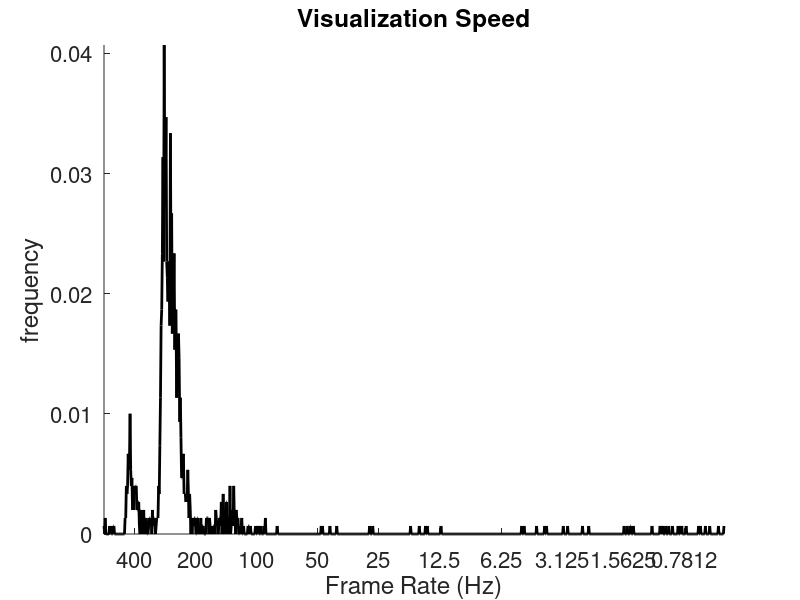

The MATLAB script that drew this image:
x=[1.248626947
1.88390398
0.004713058472
0.004205942154
0.004305124283
0.005076169968
0.004285097122
0.004211902618
0.004048109055
0.004346132278
0.004381895065
0.004556894302
0.02475309372
0.2387189865
0.004305124283
0.003892183304
0.00380396843
0.003815174103
0.003973960876
0.004083871841
0.004122972488
0.004045009613
0.003983974457
0.004125118256
0.004111051559
0.004066944122
0.003935098648
0.004242181778
0.003622055054
0.003935098648
0.003834962845
0.003679990768
0.00682592392
0.003937959671
0.004082918167
0.003597021103
0.004067897797
0.003787994385
0.002611875534
0.003580093384
0.003811836243
0.003764867783
0.003759145737
0.003847122192
0.003797054291
0.00358915329
0.003865003586
0.003737926483
0.003854036331
0.003700017929
0.003815174103
0.003674030304
0.003945112228
0.003777980804
0.00296497345
0.003834009171
0.003743886948
0.003766059875
0.003616094589
0.006114959717
0.003854990005
0.003920078278
0.002858877182
0.003878831863
0.004060983658
0.003832101822
0.003977060318
0.003822088242
0.003900766373
0.003606081009
0.003859996796
0.003745794296
0.003796100616
0.004343986511
0.004461050034
0.004329919815
0.004653215408
0.003632068634
0.003749847412
0.003630876541
0.003488063812
0.003408908844
0.003309965134
0.003482818604
0.003244161606
0.005692958832
0.0035572052
0.003702878952
0.003301858902
0.003388166428
0.002776861191
0.003712892532
0.003793954849
0.003812074661
0.003509044647
0.003704071045
1.508427143
0.007586956024
0.003612995148
0.003444910049
0.003416061401
0.002287864685
0.003388166428
0.003359794617
0.003482103348
0.003453969955
0.002351999283
0.003531932831
0.003361940384
0.003388166428
0.003439903259
0.003587961197
0.002428770065
0.003252983093
0.003505945206
0.003761053085
0.003367900848
0.003484010696
0.002521038055
0.003442049026
0.003420829773
0.003375053406
0.003362894058
0.002336978912
0.006357908249
0.003375053406
0.003329992294
0.005387067795
0.003564119339
0.003711938858
0.003457069397
0.002393960953
0.003357172012
0.003612041473
0.003438949585
0.003397941589
0.003325939178
0.002381801605
0.003315925598
0.003499031067
0.003431081772
0.003349065781
0.002316951752
0.003494977951
0.003557920456
0.003475904465
0.003704786301
0.003479003906
0.002496004105
0.003461122513
0.003508090973
0.0037150383
0.003679990768
0.006520986557
0.003479957581
0.003486156464
0.007135152817
0.003446102142
0.003440141678
0.003778934479
0.003500938416
0.002321958542
0.003412008286
0.003427028656
0.003527164459
0.003445863724
0.0034968853
0.002421140671
0.003776073456
0.003758192062
0.003556966782
0.003415822983
0.003283977509
0.003397941589
0.002281904221
0.003387212753
0.003577947617
0.003392219543
0.003448963165
0.002274990082
0.003436088562
0.003278017044
0.005749940872
0.003469944
0.003376960754
0.007515907288
0.003284931183
0.003389120102
0.002366065979
0.003493070602
0.003330945969
0.003441095352
0.003345966339
0.003455877304
0.002350091934
0.003670930862
0.003394126892
0.004254102707
0.003566026688
0.003576040268
0.003314971924
0.002351045609
0.003540992737
0.003377914429
0.003499984741
0.003682851791
0.003422021866
0.002325057983
0.003552913666
0.003375053406
0.003443002701
0.004201889038
0.003411769867
0.003288984299
0.002310991287
0.006673812866
0.003489971161
0.003551959991
0.00234079361
0.003495931625
0.003535985947
0.003331899643
0.003453016281
0.003495931625
0.002333164215
0.003554105759
0.003437042236
0.00349187851
0.003415107727
0.003498077393
0.003695011139
0.002375841141
0.003530979156
0.003468990326
0.003490924835
0.003509998322
0.003779888153
0.002351045609
0.003590106964
0.003525018692
0.006302833557
0.003557920456
0.003658771515
0.003526926041
0.005872964859
0.007928133011
0.003453016281
0.002404928207
0.003387928009
0.003481864929
0.003566980362
0.003453016281
0.003448963165
0.002378225327
0.003408908844
0.003471851349
1.708003044
1.30546093
0.4021880627
0.004262924194
0.00394320488
0.003832101822
0.003920078278
0.003679990768
0.003681898117
0.003659009933
0.005725860596
0.003862142563
0.003755807877
0.002692937851
0.003688097
0.003674030304
0.007951021194
0.004343986511
0.003988027573
0.003795862198
0.003670930862
0.004409074783
0.003571987152
0.003607988358
0.004077911377
0.003662109375
0.002529859543
0.003581047058
0.003572225571
0.003662109375
0.003733158112
0.00373506546
0.003438949585
0.003576993942
0.00247502327
0.003890037537
0.006834983826
0.004001140594
0.003751993179
0.003641843796
0.003532171249
0.003715991974
0.006549119949
0.003823041916
0.002579927444
0.003697156906
0.003582954407
0.003672838211
0.004215955734
0.003927946091
0.004211902618
0.003556013107
0.003462076187
0.002434968948
0.004483938217
0.004928827286
0.002493858337
0.003567934036
0.003323793411
0.00337100029
0.003391027451
0.003525972366
0.002463102341
0.005831003189
0.003222942352
0.002334833145
0.003413915634
0.003302812576
0.003400802612
0.002382040024
0.007996082306
0.00341796875
0.003576040268
0.003401994705
0.003554105759
0.003573179245
0.002282142639
0.003351926804
0.003341913223
0.003450155258
0.003273010254
0.002353906631
0.003338813782
0.003633975983
0.00378203392
0.003494977951
0.003539085388
0.003405094147
0.003988981247
0.002434968948
0.003479003906
0.003576993942
0.007289171219
0.003422021866
0.003632068634
0.002453804016
0.003586053848
0.003405094147
0.006612062454
0.004920005798
0.003367900848
0.003398895264
0.002382040024
0.003395080566
0.003493070602
0.003664016724
0.003436088562
0.003640174866
0.003479003906
0.002487897873
0.003584861755
0.003544092178
0.003664016724
0.003432035446
0.003386974335
0.002326011658
0.002597093582
0.003576993942
0.003614902496
0.002269029617
0.003379106522
0.005466938019
0.003357172012
0.003478050232
0.0034968853
0.002689123154
0.003476858139
0.002423048019
0.001789808273
0.8869829178
0.004546880722
0.004714012146
0.004307985306
0.0041680336
0.006764173508
0.004048109055
0.00416302681
0.004075050354
0.004192113876
0.006149053574
0.004369020462
0.004344940186
0.05749797821
0.2081809044
0.004653930664
0.002928972244
0.004889011383
0.004426956177
0.004618167877
0.004226207733
0.002988100052
0.007797956467
0.004055023193
0.002778053284
0.003815889359
0.004106044769
0.003890037537
0.002971172333
0.003630876541
0.003778934479
0.003877878189
0.002564907074
0.003778219223
0.00374007225
0.00381398201
0.003210067749
0.003509998322
0.003760099411
0.003651857376
0.00444483757
0.003731012344
0.003833055496
0.004877090454
0.003950119019
0.003880977631
0.00369310379
0.003700971603
0.007377147675
0.08068203926
0.004144906998
0.003769874573
0.003582954407
0.003576040268
0.008026838303
0.003695011139
0.002444982529
0.002468824387
0.003815889359
0.003448963165
0.00353884697
0.002333879471
0.00377202034
0.003499031067
0.003752946854
0.003493070602
0.003782987595
0.003527879715
0.003511190414
0.002597093582
0.003749132156
0.003720998764
0.00361084938
0.003763914108
0.003539085388
0.003773927689
0.007239103317
0.003634214401
0.002394914627
0.003684043884
0.003572940826
0.003445863724
0.007730007172
0.00367307663
0.003623962402
0.003756046295
0.003535985947
0.002511978149
0.001906871796
0.9715840817
0.4312419891
0.00466299057
0.003933906555
0.002629041672
0.00385594368
0.007524967194
0.003783941269
0.003847837448
0.00380897522
0.003697872162
0.004034042358
0.003771066666
0.003882169724
0.007557868958
0.004256010056
0.003715991974
0.003853082657
0.00372505188
0.003961086273
0.003767967224
0.004039049149
0.004597187042
0.003893852234
0.003813028336
0.006283044815
0.003966093063
0.003800868988
0.002748012543
0.003895044327
0.006824016571
0.004256010056
0.003972053528
0.004441022873
0.003922939301
0.003777980804
0.003957033157
0.004187107086
0.003612995148
0.004112958908
0.003574848175
0.003624916077
0.003602027893
0.003513813019
0.002367019653
0.003431081772
0.003229856491
0.003490924835
0.003435850143
0.002307891846
0.003534078598
0.003447055817
0.005695819855
0.001760005951
1.077350855
1.0391469
0.00391292572
0.003755092621
0.003732919693
0.003638982773
0.003541946411
0.00358581543
0.002509832382
0.002526044846
0.003652095795
0.003671884537
0.003504991531
0.0024330616
0.003636837006
0.003846883774
0.006190776825
0.00390791893
0.002496957779
0.003455162048
0.003901004791
0.002671957016
0.005629062653
0.003587007523
0.00380897522
0.003647089005
0.003741025925
0.003494024277
0.003566026688
0.003463029861
0.002393960953
0.003528118134
0.003564119339
0.003391027451
0.003602027893
0.003532171249
0.003530979156
0.002388954163
0.003674983978
0.003553152084
0.003407001495
0.003484010696
0.00345492363
0.002412796021
0.00344991684
0.006596088409
0.003551006317
0.002409934998
0.003638029099
0.003602027893
0.007039070129
0.003421068192
0.003941059113
0.003764152527
0.002327919006
0.003481864929
0.003569126129
0.003565073013
0.003555059433
0.00354886055
0.003582000732
0.002358913422
0.003494024277
0.003527879715
0.003472805023
0.00349187851
0.003451824188
0.002406835556
0.003350019455
0.002397060394
0.003862142563
0.002331018448
0.003571033478
0.00714802742
0.003908157349
0.003536939621
0.003571987152
0.003379106522
0.002367019653
0.006398200989
0.003531932831
0.003915071487
0.003508090973
0.002319097519
0.003795146942
0.00390791893
0.003561019897
0.003813028336
0.003653049469
0.003655195236
0.003760099411
0.003814935684
0.003686189651
0.0025370121
0.003811120987
0.003741979599
0.003601074219
0.00334405899
0.00398182869
0.003559827805
0.003915786743
0.00687789917
0.003769874573
0.003358840942
0.003588914871
0.002377033234
0.006258010864
0.00345492363
0.003811836243
0.003317832947
0.003582000732
0.003428936005
0.003623008728
0.00351190567
0.003525018692
0.002379179001
0.003505945206
0.002956867218
0.003355979919
0.002520084381
0.003486156464
0.003509998322
0.003488063812
0.003396987915
0.003458976746
0.002327919006
0.003252983093
0.004285812378
0.003456115723
0.007084131241
0.003680944443
0.00367808342
0.00233912468
0.003507137299
0.007124185562
0.003448963165
0.003487110138
0.003906011581
0.002351999283
0.003522157669
0.003821134567
0.003008127213
0.003582000732
0.003437995911
0.002277135849
0.00337100029
0.003335952759
0.003443002701
0.003399848938
0.001796007156
1.120646954
0.004776954651
0.004783153534
0.004578113556
0.004064083099
0.0040371418
0.004087924957
0.003909111023
0.004276037216
0.00390291214
0.004063129425
0.004111051559
0.005753040314
0.004073858261
0.2621278763
0.004106998444
0.003504991531
0.003428936005
0.004138946533
0.00376200676
0.00376200676
0.003515005112
0.003497123718
0.002470970154
0.003561973572
0.007797956467
0.00386595726
0.003755092621
0.003836154938
0.007692813873
0.004155158997
0.004146099091
0.004441022873
0.004223108292
0.003690004349
0.003623962402
0.003746032715
0.004213094711
0.00391292572
0.003728151321
0.003746032715
0.003539800644
0.9868791103
0.3417561054
0.004058122635
0.004062175751
0.003968000412
0.003867864609
0.003994941711
0.003993034363
0.004286050797
0.004104137421
0.003970146179
0.002675056458
0.004144191742
0.004325866699
0.005290031433
0.002768993378
0.004199028015
0.008246183395
0.00285410881
0.003986120224
0.003912210464
0.004220962524
0.004039049149
0.003744125366
0.003794908524
0.00394487381
0.003843784332
0.003858804703
0.003984928131
0.003919124603
0.004010915756
0.004133939743
0.003765106201
0.003690004349
0.004978895187
0.004160881042
0.003848075867
0.003923892975
0.00737786293
0.004070043564
0.00400686264
0.008422851563
0.004142999649
0.002805948257
0.004130125046
0.004077911377
0.004127979279
0.004041910172
0.004100084305
0.00413608551
0.003330945969
0.004061937332
0.003923892975
0.004669189453
0.003022909164
0.004187107086
0.00413107872
0.004170894623
0.003951072693
0.003887176514
0.003545999527
0.003942966461
0.007098913193
0.003558158875
0.00390791893
0.007709980011
0.003494024277
0.002574205399
0.003803014755
0.003932952881
0.003640890121
0.003143072128
0.003884077072
0.06950211525
0.00510597229
0.005915880203
0.003597974777
0.003538131714
0.00367307663
0.003977060318
0.004214048386
0.003731966019
0.001965999603
1.536869049
0.7173671722
0.003888130188
0.003662109375
0.003952026367
0.003592967987
0.002281904221
0.003569126129
0.003503084183
0.003455162048
0.00337100029
0.003948926926
0.002288103104
0.003438949585
0.003431081772
0.003113031387
0.003806829453
0.003470182419
0.002289056778
0.003458976746
0.003745079041
0.003624916077
0.003523111343
0.003697872162
0.007018089294
0.003989934921
0.002562999725
0.003589868546
0.00394821167
0.006004095078
0.002389192581
0.003466844559
0.003350019455
0.003422021866
0.003413200378
0.002321958542
0.00362610817
0.003598928452
0.003601074219
0.003754138947
0.003722906113
0.003739833832
0.003415822983
0.002532958984
0.003961086273
0.002730131149
0.003741979599
0.003489971161
0.005169868469
0.003512859344
0.003697872162
0.003442049026
0.006700992584
0.00341296196
0.003325939178
0.002367019653
0.003487110138
0.005655050278
0.003854990005
0.003476858139
0.003458976746
0.003525972366
0.003486871719
0.002370119095
0.003578901291
0.003391981125
0.00353884697
0.00380897522
0.003429889679
0.002624034882
0.003411054611
0.003407001495
0.003504037857
0.003761053085
0.003440856934
0.003643989563
0.002246141434
0.003556013107
0.003756999969
0.003345966339
0.003560066223
0.005422115326
0.003525018692
0.003419876099
0.00354886055
0.003598213196
0.006824970245
0.003473043442
0.003513097763
0.003510951996
0.003500938416
0.003679990768
0.003519058228
0.003503084183
0.002356052399
0.003566980362
0.003597974777
0.003405094147
0.00345993042
0.003443956375
0.00352191925
0.002304077148
0.003905057907
0.003416061401
0.003473043442
0.003530979156
0.003493070602
0.002239942551
0.003658056259
0.007081985474
0.003434181213
0.003480911255
0.002265930176
0.003540992737
0.002314805985
0.005746841431
0.003695011139
0.003423929214
0.003485918045
0.00337600708
0.003382921219
0.002313137054
0.003494977951
0.003654003143
0.003384113312
0.003662109375
0.003581047058
0.002542972565
0.003432035446
0.003499984741
0.00347495079
0.003808021545
0.003390073776
0.004077911377
0.003549098969
0.002254962921
0.002864837646
0.003479003906
0.003383874893
0.003659963608
0.002356052399
0.003361940384
0.003507137299
0.00353717804
0.006990194321
0.003386974335
0.004819869995
0.002525091171
0.003577947617
0.003413915634
0.00258898735
0.003289937973
0.002372980118
0.00360584259
0.003908872604
0.003373861313
0.003325939178
0.00341296196
0.002295970917
0.003470182419
0.003450870514
0.003701925278
0.003532886505
0.003846883774
0.003381967545
0.002555131912
0.003343820572
0.003521203995
0.00689291954
0.003998041153
0.003761053085
0.002388000488
0.003493070602
1.22360301
1.195728064
0.3234741688
0.004256010056
0.003752946854
0.003741025925
0.003795146942
0.003983974457
0.003630161285
0.003701925278
0.005130052567
0.003684997559
0.003741025925
0.003745079041
0.003689050674
0.003814935684
0.004201173782
0.008111000061
0.00462603569
0.004467010498
0.004013061523
0.004143953323
0.004124164581
0.004086017609
0.003787994385
0.002624034882
0.003757953644
0.003768920898
0.003785848618
0.003600120544
0.00254201889
0.003711938858
0.003905057907
0.003861904144
0.004369020462
0.007364988327
0.004040956497
0.003650188446
0.004097938538
0.003118038177
0.003728866577
0.003837823868
0.007467985153
0.004014015198
0.003775119781
0.003982067108
0.003798961639
0.003806829453
0.002553939819
0.003616094589
0.003846168518
0.004040002823
0.003879070282
0.00377702713
0.003766059875
0.00369811058
0.003758907318
0.003901004791
0.003577947617
0.003883838654
0.007371902466
0.004571914673
0.003801107407
0.003630161285
0.004213094711
0.004091024399
0.003583908081
0.00757598877
0.00404882431
0.004220962524
0.004067182541
0.004130125046
0.003999948502
0.003719091415
0.003576040268
0.002372980118
0.003793954849
0.003784894943
0.003516197205
0.003615140915
0.003388881683
0.003628015518
0.003504037857
0.002347946167
0.003926992416
0.002315998077
0.007100820541
0.003533124924
0.002408981323
0.003527879715
0.003483057022
0.003593921661
0.003641843796
0.003601074219
0.005306005478
0.00394821167
0.003494024277
0.003746032715
0.003562927246
0.003508090973
0.002300024033
0.003434181213
0.00412106514
0.003795862198
0.00409412384
0.003644943237
0.003751039505
0.003808021545
0.003588199615
0.003649950027
0.003649950027
0.002413034439
0.004081964493
0.001883983612
2.016651869
0.004604101181
0.004386901855
0.004357099533
0.004172801971
0.004054069519
0.00390291214
0.003980875015
0.003921985626
0.004060983658
0.00413107872
0.003993988037
0.004443883896
0.003962039948
0.00720500946
0.06307697296
0.2018620968
0.004205942154
0.003935813904
0.03588604927
0.003890037537
0.003576040268
0.002580881119
0.00364613533
0.003845930099
0.003628015518
0.00835108757
0.003975152969
0.003707170486
0.003736019135
0.003731012344
0.003887891769
0.003711938858
0.00412607193
0.003798961639
0.003699064255
0.00354385376
0.003527164459
0.002427816391
0.003602027893
0.003774881363
0.003478050232
0.00354719162
0.00355386734
0.003520965576
0.007073879242
0.003727912903
0.003726005554
0.003747940063
0.003664016724
0.003705978394
0.004172801971
0.007719993591
0.004019975662
0.003739118576
0.003787994385
0.003699064255
0.003642082214
0.003686189651
0.003628015518
0.004121780396
0.003808021545
0.003970861435
0.003579139709
0.00354886055
0.002418994904
0.003836154938
0.004175901413
0.003866195679
0.004005908966
0.003739118576
0.006708860397
0.004400968552
0.004092931747
0.004117965698
0.004011869431
0.003880023956
0.007373094559
0.003556013107
0.003490924835
0.003606796265
0.003890991211
0.0036008358
0.003540992737
0.003617048264
0.003437042236
0.003979921341
0.00345492363
0.003582000732
0.003511190414
0.003704071045
0.003644943237
0.002330064774
0.003523111343
0.003621101379
0.003573179245
0.003507137299
0.006330013275
0.00359916687
0.003414869308
0.003494024277
0.003579139709
0.003700017929
0.003614187241
0.007678985596
0.003554105759
0.002342939377
0.003839015961
0.003529071808
0.003508090973
0.003462076187
0.00343298912
0.003550052643
0.00239610672
0.004024028778
0.003458976746
0.004236936569
0.003577947617
0.003478765488
0.003499984741
0.003478050232
0.003485918045
0.002367973328
0.003681898117
0.003450870514
0.004982948303
0.003549098969
0.003709077835
0.003445148468
0.003592014313
0.003535985947
0.00354385376
0.002496957779
0.006287813187
0.003580093384
0.003639221191
0.003541946411
0.002604007721
0.003530979156
0.003755092621
0.003510951996
0.003889083862
0.6918299198
0.644564867
0.004501819611
0.004833936691
0.004510164261
0.00442814827
0.004314184189
0.004168987274
0.004296064377
0.004198074341
0.004616975784
0.004315853119
0.003615856171
0.006827831268
0.004309892654
0.2671010494
0.004595994949
0.00413107872
0.003201961517
0.03734493256
0.004008054733
0.003877162933
0.003051996231
0.009054899216
0.003919124603
0.007933855057
0.01100182533
0.01099395752
0.02101683617
0.004040956497
0.007297039032
0.009333133698
0.01049399376
0.02072405815
0.004050970078
0.01085019112
0.004544973373
0.001979112625
1.62595892
0.00492811203
0.00417304039
0.003951072693
0.003051042557
0.003682851791
0.004118919373
0.003881931305
0.00374007225
0.003766059875
0.003570795059
0.004048109055
0.003834962845
0.003671884537
0.002454996109
0.003635883331
0.00454211235
0.003952026367
0.003967046738
0.009839057922
0.004503965378
0.003389120102
0.00398516655
0.003950119019
0.003989934921
0.00768995285
0.004348039627
0.006640911102
0.009145975113
0.004567861557
0.004025936127
0.003960132599
0.003998994827
0.00398516655
0.004700183868
0.003957986832
0.00389289856
0.00359582901
0.004053115845
0.004156112671
0.003709077835
0.00677895546
0.004343986511
0.003915786743
0.003783941269
0.003837823868
0.003911018372
0.007663011551
0.003921985626
0.003858089447
0.004130125046
0.004117965698
0.004098892212
0.004320859909
0.004149913788
0.003820896149
0.004019975662
0.06791901588
0.6996860504
0.004166126251
0.004251003265
0.00417804718
0.004578113556
0.006696939468
0.00399518013
0.004082918167
0.004050970078
0.003812074661
0.004516124725
0.004225969315
0.003969192505
0.004127025604
0.003091096878
0.003838062286
0.004173994064
0.003654003143
0.003983020782
0.003973960876
0.003413915634
0.003977060318
0.003756999969
0.007697105408
0.004395008087
0.003859996796
0.003839015961
0.004017829895
0.003880977631
0.008441925049
0.003868103027
0.003990888596
0.00433588028
0.003923892975
0.004148006439
0.005208969116
0.004009008408
0.003902196884
0.003387212753
0.003862142563
0.003920078278
0.003592967987
0.00399184227
0.003779888153
0.003722906113
0.003883838654
0.003815174103
0.009176015854
0.004062175751
0.004203081131
0.002732038498
0.004186868668
0.00386095047
0.007807970047
0.004329919815
0.004459857941
0.002959012985
0.004186868668
0.004262208939
0.003051996231
0.004583835602
0.003952980042
0.004006147385
0.003901004791
0.003791093826
0.003847122192
0.003869771957
0.003845930099
0.004575967789
0.004161119461
0.003391981125
0.006541967392
0.004155874252
0.003830909729
0.002496957779
0.003723859787
0.002517938614
0.003611087799
0.007759094238
0.003837108612
0.003921031952
0.003883123398
0.003800868988
0.002421140671
0.003819942474
0.002465009689
0.003566980362
0.00411605835
0.004090070724
0.004130840302
0.003786087036
0.003901958466
0.003647089005
0.003858089447
0.003767967224
0.002510070801
0.004078865051
0.002549171448
0.005831956863
0.003915071487
0.002593040466
0.00378203392
0.003987073898
0.003098011017
0.003682136536
0.007395029068
0.004218101501
0.004555225372
0.003988027573
0.004063129425
0.003891944885
0.004216909409
0.003848075867
0.004117012024
0.003983974457
0.003746986389
0.003780126572
0.00373506546
0.004026889801
0.003662109375
0.003736019135
0.002553939819
0.003665924072
0.007925987244
0.004167079926
0.004015922546
0.004336118698
0.002639055252
0.004018068314
0.003612041473
0.00811290741
0.004365205765
0.00412607193
0.004103183746
0.003545999527
0.003687858582
0.003941059113
0.003945112228
0.004109859467
0.00399017334
0.004230976105
0.004646062851
0.004400014877
0.004111051559
0.003122806549
0.003804922104
0.003957986832
0.008054018021
0.004071950912
0.00407910347
0.002701997757
0.004243135452
0.004356861115
0.01009511948
0.004120111465
0.002801895142
1.001138926
0.005094051361
0.004509210587
0.004675149918
0.6713349819
0.01022195816
0.004149913788
0.003601074219
0.003841876984
0.0037150383
0.004441022873
0.01262688637
0.008589029312
0.02292394638
0.004540920258];
%%

fs=16;
xtick=[1.25,2.5,5,10,20,40,80,160,320,640,1280]/1000;
lx=log10(x);
[f, xi]=hist(lx,1000);

m=1/mean(lx);
me=1/10^median(lx);


figure(1), clf, hold all
plot(xi,f/sum(f),'k','linewidth',2)
% plot([([me me])], [0,max(f/sum(f))],'-r','linewidth',2)

xlabel('Frame Rate (Hz)','fontsize',fs)
ylabel('frequency','fontsize',fs)
title('Visualization Speed')
set(gca,'xtick',log10(xtick),'xticklabel',1./xtick,'fontsize',fs),
axis('tight')


%%
% clf, hold all
% [f, xi]=hist(x,1000);
% plot(xi,f/sum(f))
% plot(log10([me, me]), [0, max(f/sum(f))])
% set(gca,'xscale','log10')
% axis('tight')
% set(gca,'xtick',(xtick),'xticklabel',1./xtick,'fontsize',fs),
% xlabel('Frame Rate (Hz)','fontsize',fs)
% ylabel('frequency','fontsize',fs)
% title('Visualization Speed')
